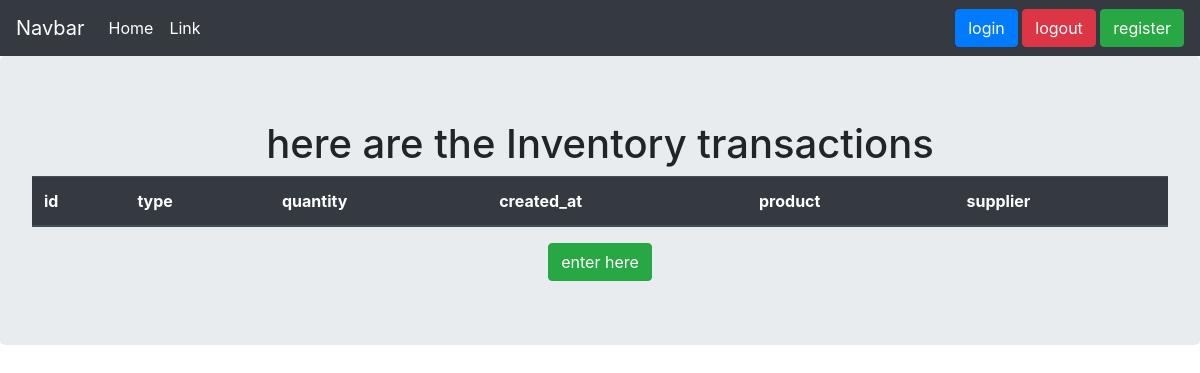
Before: /trans/ with the older database file.
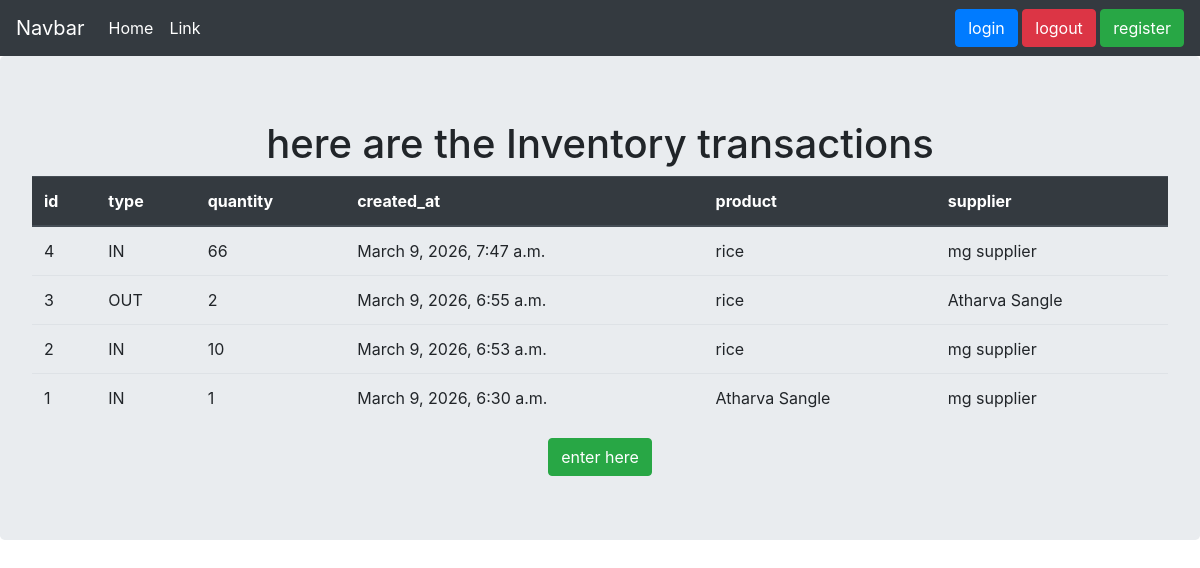
After: the same page with the newer database file.
### app/models.py (models this page shows, shortened)
class InventoryTransaction(models.Model):
    TRANSACTION_TYPES = (
        ('IN', 'Stock In'),
        ('OUT', 'Stock Out'),
    )
    product = models.ForeignKey(Product, on_delete=models.CASCADE)
    supplier = models.ForeignKey(Supplier, on_delete=models.SET_NULL, null=True, blank=True)
    transaction_type = models.CharField(max_length=3, choices=TRANSACTION_TYPES)
    quantity = models.PositiveIntegerField()
    created_at = models.DateTimeField(auto_now_add=True)

class Product(models.Model):
    name = models.CharField(max_length=200)
    category = models.ForeignKey(Category, on_delete=models.CASCADE)
    supplier = models.ForeignKey(Supplier, on_delete=models.CASCADE)
    price = models.DecimalField(max_digits=10, decimal_places=2)
    quantity = models.PositiveIntegerField(default=0)
    description = models.TextField(blank=True)
    created_at = models.DateTimeField(auto_now_add=True)
    updated_at = models.DateTimeField(auto_now=True)
    def __str__(self):
        return self.name

class Supplier(models.Model):
    name = models.CharField(max_length=150)
    email = models.EmailField(blank=True)
    phone = models.CharField(max_length=15, blank=True)
    address = models.TextField(blank=True)
    created_at = models.DateTimeField(auto_now_add=True)
    def __str__(self):
        return self.name

### app/views.py (the view)
# urls.py: path("trans/", views.inventory_transactions, name = 'trans'),
def inventory_transactions(request):
    transactions = InventoryTransaction.objects.all().order_by('-created_at')
    return render(request, 'inventory_transactions.html', {'transactions': transactions})

### template/inventory_transactions.html
{% extends "base.html" %}
{% block lion %}
<div class="jumbotron" align = "center">
    <h1>here are the Inventory transactions </h1>
    <table   class="table" align = "center">
        <thead  class="thead-dark" >
            <tr>
                <th>id</th>
                <th>type</th>
                <th>quantity</th>
                <th>created_at</th>
                <th>product</th>
                <th>supplier</th>
            </tr>
            </thead>
        <tbody>
            {% for t in transactions %}
            <tr>
                <td>{{t.id}}</td>
                <td>{{t.transaction_type}}</td>
                <td>{{t.quantity}}</td>
                <td>{{t.created_at}}</td>
                <td>{{t.product}}</td>
                <td>{{t.supplier}}</td>
            </tr>
                {% endfor %}
            </tbody>
    </table>
        <a href = "/invenForm/" class="btn btn-success">enter here</a>
</div>
{% endblock lion %}

### template/base.html (shortened to what this page needs)
<!DOCTYPE html>
<html lang="en">
<head>
    <link rel="stylesheet" href="https://cdn.jsdelivr.net/npm/bootstrap@4.6.2/dist/css/bootstrap.min.css"
>
</head>
<body>
    <nav class="navbar navbar-expand-lg navbar-dark bg-dark">
        <a class="navbar-brand" href="/landing/">Navbar</a>
        <div class="collapse navbar-collapse" id="navbarSupportedContent">
            <ul class="navbar-nav mr-auto">
                <li class="nav-item active">
                    <a class="nav-link" href="/home/">Home </a>
                </li>
                <li class="nav-item active">
                    <a class="nav-link" href="#">Link</a>
                </li>
            </ul>
            <div>
                <a class="btn btn-primary" href="/login/"> login </a>
                <a class = "btn btn-danger" href="/logout/"> logout </a>
                <a class="btn btn-success" href="/reg/"> register </a>
            </div>
        </div>
    </nav>
{% block lion %}
{% endblock lion %}
</body>
</html>

Changed rows visible on the page:
added InventoryTransaction: id "4", transaction_type "IN", quantity "66", created_at "March 9, 2026, 7:47 a.m.", product "rice", supplier "mg supplier"
added InventoryTransaction: id "3", transaction_type "OUT", quantity "2", created_at "March 9, 2026, 6:55 a.m.", product "rice", supplier "Atharva Sangle"
added InventoryTransaction: id "2", transaction_type "IN", quantity "10", created_at "March 9, 2026, 6:53 a.m.", product "rice", supplier "mg supplier"
added InventoryTransaction: id "1", transaction_type "IN", quantity "1", created_at "March 9, 2026, 6:30 a.m.", product "Atharva Sangle", supplier "mg supplier"
